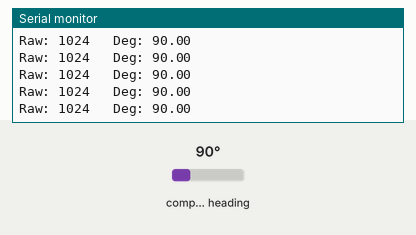
Simulated run of this sketch. Board: ESP32. Shown: the last lines printed to the serial monitor. Inputs (shaded band) come from the test bench; at power-on: compass heading 90°.

Above: at 1.2 s.
1.3 s: compass heading set to 7°
At 1.56 s:
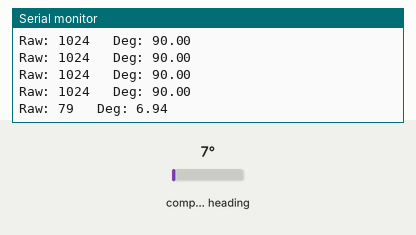
2.8 s: compass heading set to 180°
At 2.96 s:
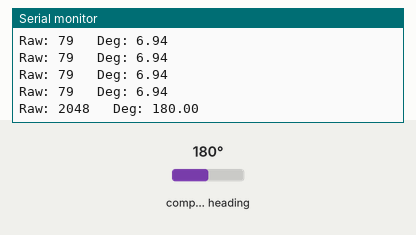
Timing chart, 0 to 5.8 s (numbered marks = the images above; inputs shaded):
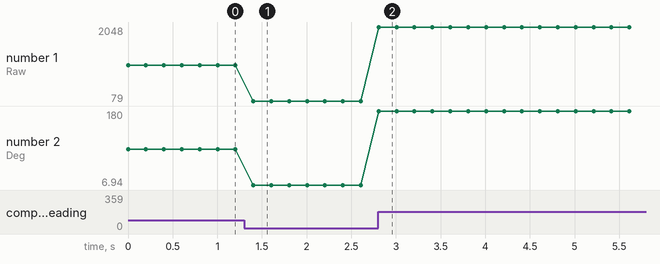

The sketch:

magnetic_encoder.ino
```cpp
#include <Wire.h>
#include <AS5600.h>

AS5600 encoder;  // створюємо об'єкт

void setup() {
  Serial.begin(115200);
  Wire.begin(21, 22);  // SDA, SCL ESP32
  Serial.println("AS5600 test start...");
}

void loop() {
  int angle = encoder.rawAngle();      // читає “сирий” кут (0–4095)
  float deg = angle * 360.0 / 4096.0;  // перетворюємо в градуси

  Serial.print("Raw: ");
  Serial.print(angle);
  Serial.print("   Deg: ");
  Serial.println(deg, 2);

  delay(200);
}
```

Measured:
- after the input at 1.3 s, the serial monitor: prints a new line after 0.10 s (image 1)
- after the input at 2.8 s, the serial monitor: prints a new line at once (image 2)
- plotted number 1: 1024 → 79 after the input at 1.3 s, 79 → 2048 after the input at 2.8 s
- plotted number 2: 90 → 6.94 after the input at 1.3 s, 6.94 → 180 after the input at 2.8 s
